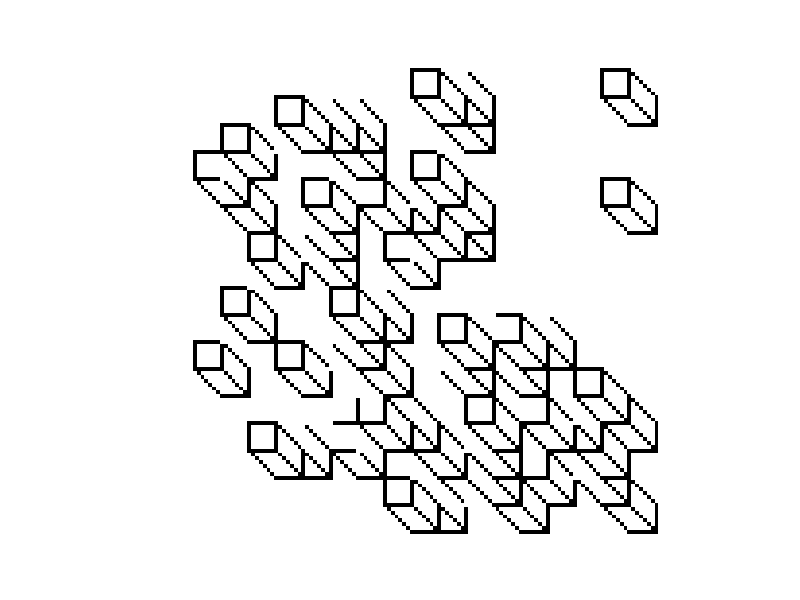

This figure's MATLAB source:
CUBE_SIZE = 8;
TILE_SIZE = CUBE_SIZE *2 -1;



tile = ones(TILE_SIZE,TILE_SIZE);

TILE_HIGH = 0;

tile(1:CUBE_SIZE,1) = TILE_HIGH;
tile(1:CUBE_SIZE,CUBE_SIZE) = TILE_HIGH;
tile(1,1:CUBE_SIZE) = TILE_HIGH;
tile(CUBE_SIZE,1:CUBE_SIZE) = TILE_HIGH;

tile(CUBE_SIZE:TILE_SIZE,TILE_SIZE) =TILE_HIGH;
tile(TILE_SIZE,CUBE_SIZE:TILE_SIZE) = TILE_HIGH;

for k=1:CUBE_SIZE
    tile(k,k+CUBE_SIZE-1) = TILE_HIGH;
    tile(k+CUBE_SIZE-1,k+CUBE_SIZE-1) =TILE_HIGH;
    tile(k+CUBE_SIZE-1,k) = TILE_HIGH;
end



NUM_TILES = 18;
my_map = randi(5,NUM_TILES);

CUBE_MINUS_ONE = CUBE_SIZE-1;

my_image = ones(CUBE_MINUS_ONE*NUM_TILES, CUBE_MINUS_ONE*NUM_TILES);

for xind = NUM_TILES-1:-1:2
    for yind = NUM_TILES-1:-1:2
        if my_map(xind,yind) ==1
            my_image(CUBE_MINUS_ONE*(xind-1):CUBE_MINUS_ONE*(xind-1)+TILE_SIZE-1,CUBE_MINUS_ONE*(yind-1):CUBE_MINUS_ONE*(yind-1)+TILE_SIZE-1) = tile;
        end
    end
end



imshow(my_image)